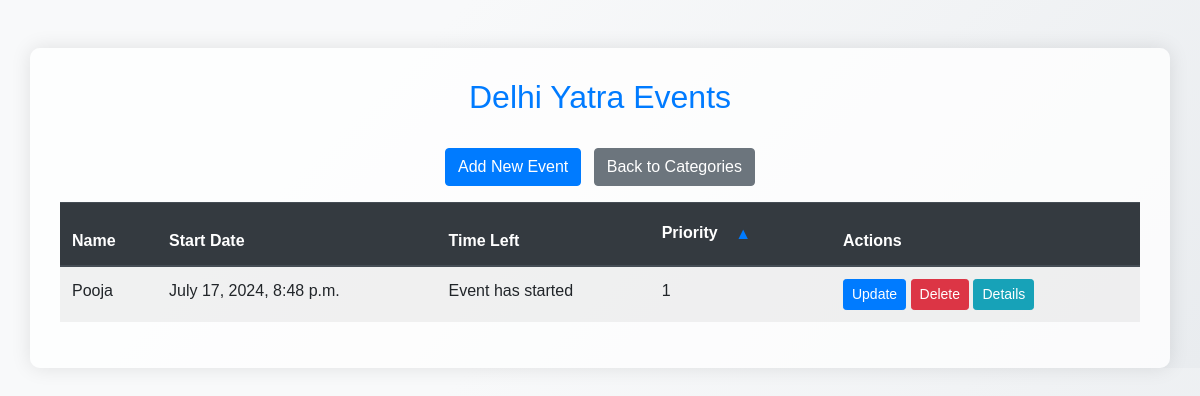
The app's page /categories/8/ with its own data.
### event_management_system_app/models.py (models this page shows, shortened)
class Category(models.Model):
	name = models.CharField(max_length=100)
	cover_image = models.ImageField(upload_to='category_covers/', null=True, blank=True)

class Event(models.Model):
	name = models.CharField(max_length=100)
	category = models.ForeignKey(Category, on_delete=models.CASCADE)
	start_date = models.DateTimeField()
	end_date = models.DateTimeField()
	priority = models.IntegerField(default=1)
	description = models.TextField(default='')
	location = models.CharField(max_length=255, default='')
	organizer = models.CharField(max_length=100, default='')

### event_management_system_app/views.py (the view)
# urls.py: path('categories/<int:category_id>/', views.category_events, name='category_events'),
def category_events(request, category_id):
	category = get_object_or_404(Category, pk=category_id)
	events = category.event_set.all()
	return render(request, 'event_management_system_app/category_events.html', {'category': category, 'events': events})

### event_management_system_app/templates/event_management_system_app/category_events.html (shortened to what this page needs)
<!DOCTYPE html>
<html lang="en">
<head>
    <link rel="stylesheet" href="https://maxcdn.bootstrapcdn.com/bootstrap/4.5.2/css/bootstrap.min.css" />
    <link href="https://cdnjs.cloudflare.com/ajax/libs/font-awesome/5.15.3/css/all.min.css" rel="stylesheet">
</head>
<body>
<div class="container mt-5">
    <h2 class="text-center">{{ category.name }} Events</h2>
    <br>
    <div class="mb-3 text-center">
        <a href="{% url 'create_event' %}" class="btn btn-primary">Add New Event</a>
        <a href="{% url 'category_list' %}" class="btn btn-secondary ml-2">Back to Categories</a>
    </div>
    <table id="eventTable" class="table table-striped">
        <thead class="thead-dark">
            <tr>
                <th>Name</th>
                <th>Start Date</th>
                <th>Time Left</th>
                <th>Priority <button class="btn btn-link" onclick="sortByPriority()">▲</button></th>
                <th>Actions</th>
            </tr>
        </thead>
        <tbody>
            {% for event in events %}
            <tr>
                <td>{{ event.name }}</td>
                <td>{{ event.start_date }}</td>
                <td>
                    <div id="countdown_{{ event.id }}" class="countdown-timer"></div>
                </td>
                <td>{{ event.priority }}</td>
                <td>
                    <a href="{% url 'update_event' event.id %}" class="btn btn-primary btn-sm">Update</a>
                    <form method="post" action="{% url 'delete_event' event.id %}" style="display: inline;">
                        <button type="submit" class="btn btn-danger btn-sm">Delete</button>
                    </form>
                    <button type="button" class="btn btn-info btn-sm" data-toggle="modal" data-target="#eventModal_{{ event.id }}">Details</button>
                </td>
            </tr>
            {% endfor %}
        </tbody>
    </table>
</div>
</body>
</html>

### event_management_system_app/templates/event_management_system_app/category_events.html (style rules this page uses)
body { background: linear-gradient(135deg, #f8f9fa 30%, #e9ecef 100%); font-family: 'Arial', sans-serif; }
.container { background: rgba(255, 255, 255, 0.8); padding: 30px; border-radius: 10px; box-shadow: 0 0 20px rgba(0, 0, 0, 0.1); }
h2 { color: #007bff; animation: fadeInDown 1s ease-out; }
.btn-primary, .btn-secondary, .btn-danger, .btn-info { transition: background-color 0.3s ease; }
.table th, .table td { animation: fadeInUp 1s ease-out; }

### records on screen
Category: name "Delhi Yatra"
Event: name "Pooja", start_date "July 17, 2024, 8:48 p.m.", priority "1"
